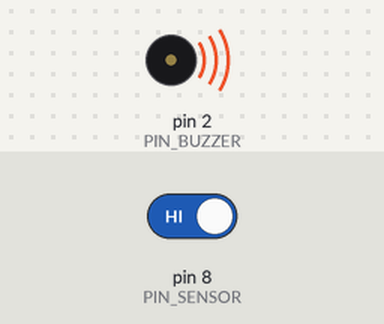
Simulated run of this sketch. Board: Arduino Uno, built with avr-gcc and run on an emulated ATmega328P. Shown: buzzer (waves = sounding). Inputs (shaded band) come from the test bench; at power-on: pin 8 (PIN_SENSOR) HIGH.

Above: at 1.2 s.
1.3 s: pin 8 (PIN_SENSOR) driven LOW
At 2.3 s:
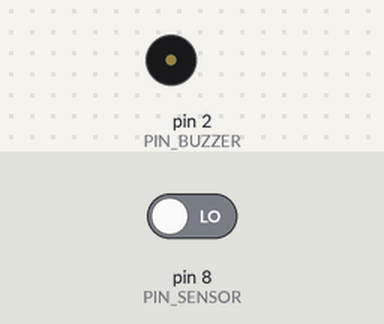
2.8 s: pin 8 (PIN_SENSOR) driven HIGH
At 3.5 s:
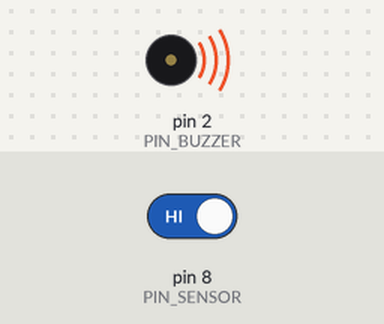
Timing chart, 0 to 5.8 s (numbered marks = the images above; inputs shaded):
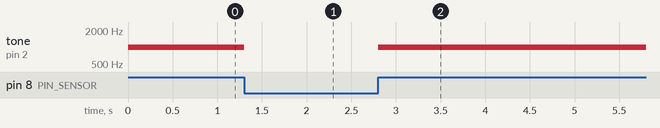

The sketch:

sensor_de_nivel.ino
```cpp
/*
 * Este software tem finalidade didática.
 *
 * Autor: Marcos Vinicius
 * Data: 10/14/21
*/

// Pino do buzzer
#define PIN_BUZZER 2
// Pino do sensor
#define PIN_SENSOR 8

void setup() {
  pinMode(PIN_BUZZER, OUTPUT);
  pinMode(PIN_SENSOR, INPUT_PULLUP);
}

void loop() {
  // Recebe o estado do sensor
  bool state = digitalRead(PIN_SENSOR);

  // Verifica se é true ou false
  if(state) {
    tone(PIN_BUZZER, 1000);
  }
  else {
    noTone(PIN_BUZZER);
  }
}
```

Measured:
- after the input at 1.3 s, tone on pin 2 (PIN_BUZZER): 1000 Hz → silent at once
- after the input at 2.8 s, tone on pin 2 (PIN_BUZZER): silent → 1000 Hz at once
